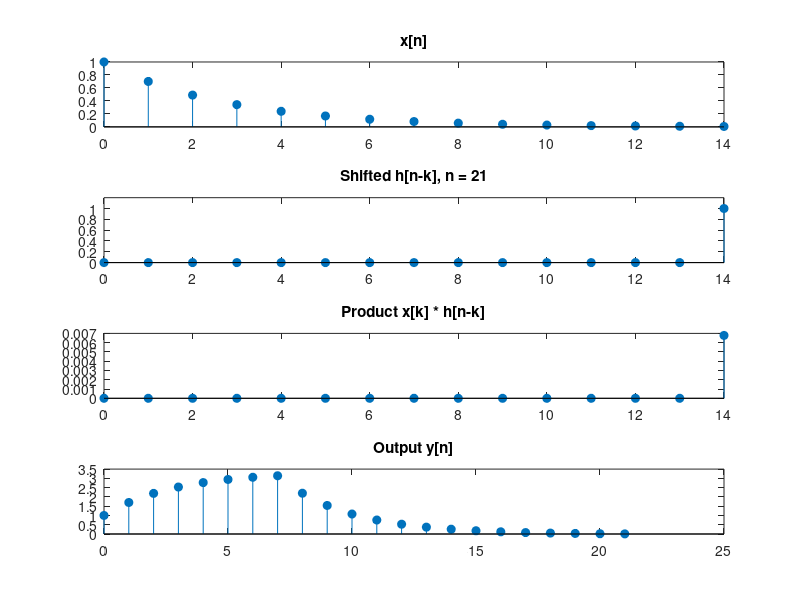
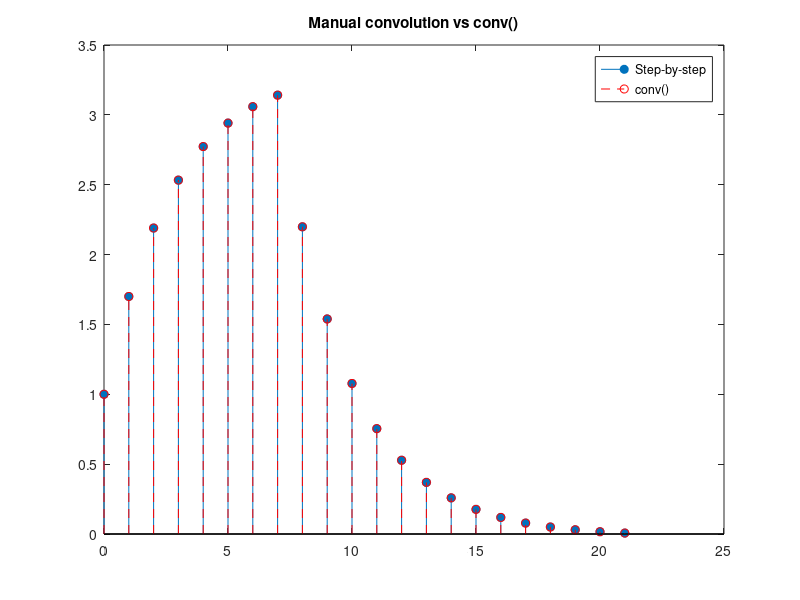

Recreate these plots in MATLAB, in order.
clc;
clear;
close all;

% Parameters
a = 0.7;
N = 8;
Lx = 15;

% x[n] = a^n u[n]
nx = 0:Lx-1;
x = a.^nx;

% h[n] = u[n] - u[n-N]
nh = 0:N-1;
h = ones(1, N);

% Convolution length
ny = 0:(Lx + N - 2);
y = zeros(1, length(ny));

% Step-by-step convolution
figure;

for n = 1:length(ny)

    h_shifted = zeros(1, length(nx));

    for k = 1:length(nx)
        if (n - k + 1 > 0) && (n - k + 1 <= N)
            h_shifted(k) = h(n - k + 1);
        end
    end

    % Product
    product = x .* h_shifted;

    % Summation
    y(n) = sum(product);

    % Plot
    clf;

    subplot(4,1,1)
    stem(nx, x, 'filled')
    title('x[n]')
    ylim([0 1])

    subplot(4,1,2)
    stem(nx, h_shifted, 'filled')
    title(['Shifted h[n-k], n = ', num2str(n-1)])
    ylim([0 1.2])

    subplot(4,1,3)
    stem(nx, product, 'filled')
    title('Product x[k] * h[n-k]')

    subplot(4,1,4)
    stem(ny(1:n), y(1:n), 'filled')
    title('Output y[n]')

    pause(0.8);
end

% Compare with conv()
y_conv = conv(x, h);

figure;
stem(ny, y, 'filled')
hold on
stem(ny, y_conv, 'r--')
legend('Step-by-step', 'conv()')
title('Manual convolution vs conv()')
